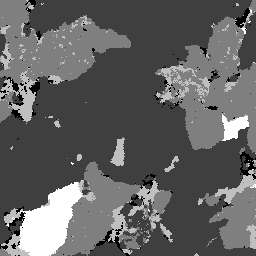
#> input picture crop_true_target.tif, 256 x 256 px
$ python 'change porous.py'
#> lines starting #> are read from the running program, lines starting #| are printed output that depends on the picture
#!/usr/bin/env python
# coding: utf-8

# In[ ]:

import numpy as np
import matplotlib.pyplot as plt
I = plt.imread('crop_true_target.tif')
#> I is the input picture: shape (256, 256); min 0, max 4, mean 1.54
plt.imshow(I)

#im = cv2.imread('crop_pred_target.jpg')
#plt.plot(im[:,:,0])
plt.show()

pict=crop_jmg=I[55:115,160:220]
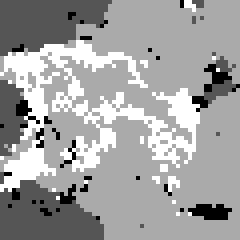
#> pict: shape (60, 60) (shown 4 times larger); min 0, max 3, mean 1.9; drawn with min black and max white
plt.imshow(crop_jmg)
plt.show()


# In[ ]:


def find_porous_boundaries(picture):
    c=np.zeros(0)
    flag=0
    for i in range(picture.shape[0]-1):
        for j in range (picture.shape[1]-1):
            if (pict[i,j]==0 &( pict[i+1,j]!=0 | pict[i-1,j]!=0 | pict[i,j+1]!=0 | pict[i,j-1]!=0)):
                c = np.append(c,i)
                c = np.append(c,j)
    return c


# In[ ]:


def change_porous(picture):
    c=find_porous_boundaries(picture)
    i=0
    while (i <len(c)-1):
        picture[int(c[i])+1,int(c[i+1])]=0
        picture[int(c[i])-1,int(c[i+1])]=0
        picture[int(c[i]),int(c[i+1])+1]=0
        picture[int(c[i]),int(c[i+1])-1]=0
        i+=2
    return picture

# [6 lines of commented-out code are left out]

plt.imshow(pict)
plt.show()

for i in range(len(pict)):
    for j in range(len(pict[i])):
        if pict[i,j]!=0:
#> (the run stopped early here; a loop or call above may not have finished)

$ run again, with crop_pred_target.tif copied over crop_true_target.tif
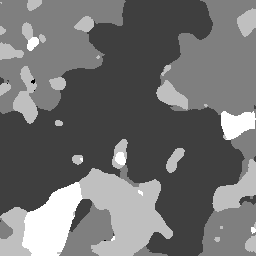
#> input picture crop_pred_target.tif, 256 x 256 px
#> I is the input picture: shape (256, 256); min 0, max 4, mean 1.79
#> `pict=crop_jmg=I[55:115,160:220]`:
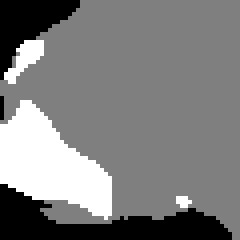
#> pict: shape (60, 60) (shown 4 times larger); min 1, max 3, mean 1.99; drawn with min black and max white
